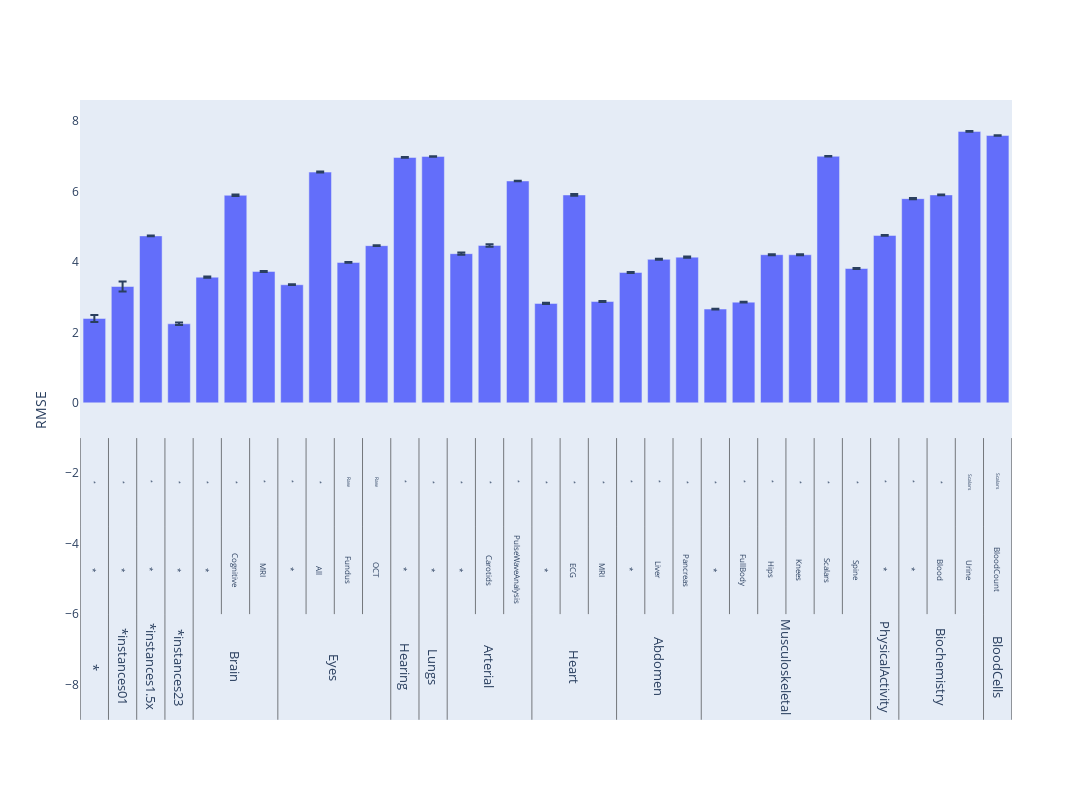

This figure's notebook cell:
### Code cell
import plotly.graph_objs as go

scores = pd.DataFrame(data_scores)

scores.set_index(["dimension", "subdimension", "sub_subdimension"], inplace=True)

if selected_dimension != "all":
    scores = scores.loc[[selected_dimension]]
    sorted_dimensions = scores.loc[[selected_dimension]].index.drop_duplicates()
else:
    if dimensions_selection != "without_ensemble_models":
        sorted_dimensions = scores.loc[CUSTOM_ORDER].index.drop_duplicates()
    else:
        sorted_dimensions = scores.loc[pd.Index(CUSTOM_ORDER).drop(["*", "*instances01", "*instances1.5x", "*instances23"])].index.drop_duplicates()

x_positions = pd.DataFrame(np.arange(5, 10 * len(sorted_dimensions) + 5, 10), index=sorted_dimensions, columns=["x_position"])

fig = go.Figure()
fig.update_layout(
    xaxis={
        "tickvals": np.arange(5, 10 * len(sorted_dimensions) + 5, 10),
        "ticktext": [" - ".join(elem) for elem in sorted_dimensions.values],
    },
)

algorithms = scores["algorithm"].drop_duplicates()

hovertemplate = "%{x}, score: %{y:.3f} +- %{customdata[0]:.3f}, sample size: %{customdata[1]} <extra>%{customdata[2]}</extra>"

min_score = min(scores[metric].min(), 0)

for algorithm in algorithms:
    scores_algorithm = scores[scores["algorithm"] == algorithm]
    x_positions.loc[scores_algorithm.index]

    customdata = np.dstack((scores_algorithm[f"{metric}_std"].values.flatten(), scores_algorithm["sample_size"].values.flatten(), [algorithm] * len(scores_algorithm.index)))[0]
    fig.add_bar(
        x=x_positions.loc[scores_algorithm.index].values.flatten(),
        y=scores_algorithm[metric],
        error_y={"array": scores_algorithm[f"{metric}_std"], "type": "data"},
        name=algorithm,
        hovertemplate=hovertemplate,
        customdata=customdata
    )

dimensions = sorted_dimensions.to_frame()[["dimension", "subdimension", "sub_subdimension"]].reset_index(drop=True)
dimensions["position"] = fig["layout"]["xaxis"]["tickvals"]
dimensions.set_index(["dimension", "subdimension", "sub_subdimension"], inplace=True)

lines = []
annotations = []

for dimension in dimensions.index.get_level_values("dimension").drop_duplicates():
    if metric == "r2":
        dimension_inner_margin = min_score -0.6
        dimension_outer_margin = min_score -0.9
    else:
        dimension_inner_margin = min_score -6
        dimension_outer_margin = min_score -9

    min_position = dimensions.loc[dimension].min()
    max_position = dimensions.loc[dimension].max()

    line, annotation = add_line_and_annotation(
        dimension,
        "x",
        "y",
        min_position,
        max_position,
        dimension_inner_margin,
        dimension_outer_margin,
        90,
        13,
    )

    lines.append(line)
    annotations.append(annotation)

    for subdimension in dimensions.loc[dimension].index.get_level_values("subdimension").drop_duplicates():
        if metric == "r2":
            subdimension_margin = min_score -0.35
        else:
            subdimension_margin = min_score -3.5       

        submin_position = dimensions.loc[(dimension, subdimension)].min()
        submax_position = dimensions.loc[(dimension, subdimension)].max()

        line, annotation = add_line_and_annotation(
            subdimension,
            "x",
            "y",
            submin_position,
            submax_position,
            subdimension_margin,
            dimension_inner_margin,
            90,
            8,
        )

        lines.append(line)
        annotations.append(annotation)
        for sub_subdimension in dimensions.loc[(dimension, subdimension)].index.get_level_values("sub_subdimension").drop_duplicates():
            if metric == "r2":
                sub_subdimension_margin = min_score - 0.1
            else:
                sub_subdimension_margin = min_score - 1                 

            sub_submin_position = dimensions.loc[(dimension, subdimension, sub_subdimension)].min()
            sub_submax_position = dimensions.loc[(dimension, subdimension, sub_subdimension)].max()

            line, annotation = add_line_and_annotation(
                sub_subdimension,
                "x",
                "y",
                sub_submin_position,
                sub_submax_position,
                sub_subdimension_margin,
                subdimension_margin,
                90,
                5,
            )

            lines.append(line)
            annotations.append(annotation)

# The final top/right line
line, _ = add_line_and_annotation(
    dimension,
    "x",
    "y",
    min_position,
    max_position,
    sub_subdimension_margin,
    dimension_outer_margin,
    0,
    10,
    final=True,
)

lines.append(line)

fig["layout"]["shapes"] = lines
fig["layout"]["annotations"] = annotations
fig.update_layout(xaxis={"showticklabels": False})

fig.update_layout(
    yaxis={"title": SCORES[metric], "showgrid": False, "zeroline": False},
    xaxis={"showgrid": False, "zeroline": False},
    height=800,
    width=2000,
)

fig.show()

### Figure 1 — Plotly figure (JSON) as saved in the notebook; plotly's stock layout.template omitted (floating-point values rounded to 4 significant figures)
{"data": [{"customdata": [["0.0996471946307259", "216", "*"], ["0.1436054578654563", "247", "*"], ["0.0127784349238899", "77317", "*"], ["0.0338997808111398", "2401", "*"], ["0.0143262993527528", "34445", "*"], ["0.0150392091128253", "43139", "*"], ["0.015692701891834", "34524", "*"], ["0.0328067183863045", "8009", "*"], ["0.034983133943064", "8357", "*"], ["0.009275768389468", "206535", "*"], ["0.0153055305523999", "73992", "*"], ["0.0086536753312037", "241155", "*"], ["0.0112884959431969", "155603", "*"], ["0.0181716147126482", "24159", "*"], ["0.0222010548103827", "31720", "*"], ["0.0147325596983539", "37402", "*"], ["0.0109001999647103", "57230", "*"], ["0.0143048302225366", "91360", "*"], ["0.0117205304915814", "82365", "*"], ["0.0118729152602091", "85364", "*"], ["0.01023440923689", "201277", "*"], ["0.016087279043694", "16709", "*"], ["0.0253305913283625", "21793", "*"], ["0.0116958493159964", "34091", "*"], ["0.006230220893627", "471001", "*"], ["0.0070423344195764", "381162", "*"], ["0.0099057374389188", "37367", "*"], ["0.010395931969897", "41092", "*"], ["0.0151963423899122", "41076", "*"], ["0.015687034156919", "38910", "*"], ["0.0065978639179406", "441571", "*"], ["0.0135532755101555", "40059", "*"], ["0.0128161847855935", "77317", "*"]], "error_y": {"array": [0.09965, 0.1436, 0.01278, 0.0339, 0.01433, 0.01504, 0.01569, 0.03281, 0.03498, 0.009276, 0.01531, 0.008654, 0.01129, 0.01817, 0.0222, 0.01473, 0.0109, 0.0143, 0.01172, 0.01187, 0.01023, 0.01609, 0.02533, 0.0117, 0.00623, 0.007042, 0.009906, 0.0104, 0.0152, 0.01569, 0.006598, 0.01355, 0.01282], "type": "data"}, "hovertemplate": "%{x}, score: %{y:.3f} +- %{customdata[0]:.3f}, sample size: %{customdata[1]} <extra>%{customdata[2]}</extra>", "name": "*", "type": "bar", "x": [5, 15, 25, 35, 195, 205, 215, 135, 145, 155, 295, 305, 315, 45, 55, 65, 75, 85, 95, 105, 115, 165, 175, 185, 325, 125, 225, 235, 245, 255, 265, 275, 285], "y": [2.398, 3.305, 4.743, 2.245, 3.703, 4.077, 4.139, 4.237, 4.472, 6.302, 5.801, 5.906, 7.71, 3.57, 5.896, 3.733, 3.356, 6.555, 3.988, 4.466, 6.971, 2.825, 5.905, 2.879, 7.595, 7.0, 2.665, 2.861, 4.209, 4.207, 7.004, 3.816, 4.756]}], "layout": {"annotations": [{"font": {"size": 13}, "showarrow": false, "text": "*", "textangle": 90, "x": 5, "xref": "x", "y": -7.5, "yref": "y"}, {"font": {"size": 8}, "showarrow": false, "text": "*", "textangle": 90, "x": 5, "xref": "x", "y": -4.75, "yref": "y"}, {"font": {"size": 5}, "showarrow": false, "text": "*", "textangle": 90, "x": 5, "xref": "x", "y": -2.25, "yref": "y"}, {"font": {"size": 13}, "showarrow": false, "text": "*instances01", "textangle": 90, "x": 15, "xref": "x", "y": -7.5, "yref": "y"}, {"font": {"size": 8}, "showarrow": false, "text": "*", "textangle": 90, "x": 15, "xref": "x", "y": -4.75, "yref": "y"}, {"font": {"size": 5}, "showarrow": false, "text": "*", "textangle": 90, "x": 15, "xref": "x", "y": -2.25, "yref": "y"}, {"font": {"size": 13}, "showarrow": false, "text": "*instances1.5x", "textangle": 90, "x": 25, "xref": "x", "y": -7.5, "yref": "y"}, {"font": {"size": 8}, "showarrow": false, "text": "*", "textangle": 90, "x": 25, "xref": "x", "y": -4.75, "yref": "y"}, {"font": {"size": 5}, "showarrow": false, "text": "*", "textangle": 90, "x": 25, "xref": "x", "y": -2.25, "yref": "y"}, {"font": {"size": 13}, "showarrow": false, "text": "*instances23", "textangle": 90, "x": 35, "xref": "x", "y": -7.5, "yref": "y"}, {"font": {"size": 8}, "showarrow": false, "text": "*", "textangle": 90, "x": 35, "xref": "x", "y": -4.75, "yref": "y"}, {"font": {"size": 5}, "showarrow": false, "text": "*", "textangle": 90, "x": 35, "xref": "x", "y": -2.25, "yref": "y"}, {"font": {"size": 13}, "showarrow": false, "text": "Brain", "textangle": 90, "x": 55, "xref": "x", "y": -7.5, "yref": "y"}, {"font": {"size": 8}, "showarrow": false, "text": "*", "textangle": 90, "x": 45, "xref": "x", "y": -4.75, "yref": "y"}, {"font": {"size": 5}, "showarrow": false, "text": "*", "textangle": 90, "x": 45, "xref": "x", "y": -2.25, "yref": "y"}, {"font": {"size": 8}, "showarrow": false, "text": "Cognitive", "textangle": 90, "x": 55, "xref": "x", "y": -4.75, "yref": "y"}, {"font": {"size": 5}, "showarrow": false, "text": "*", "textangle": 90, "x": 55, "xref": "x", "y": -2.25, "yref": "y"}, {"font": {"size": 8}, "showarrow": false, "text": "MRI", "textangle": 90, "x": 65, "xref": "x", "y": -4.75, "yref": "y"}, {"font": {"size": 5}, "showarrow": false, "text": "*", "textangle": 90, "x": 65, "xref": "x", "y": -2.25, "yref": "y"}, {"font": {"size": 13}, "showarrow": false, "text": "Eyes", "textangle": 90, "x": 90, "xref": "x", "y": -7.5, "yref": "y"}, {"font": {"size": 8}, "showarrow": false, "text": "*", "textangle": 90, "x": 75, "xref": "x", "y": -4.75, "yref": "y"}, {"font": {"size": 5}, "showarrow": false, "text": "*", "textangle": 90, "x": 75, "xref": "x", "y": -2.25, "yref": "y"}, {"font": {"size": 8}, "showarrow": false, "text": "All", "textangle": 90, "x": 85, "xref": "x", "y": -4.75, "yref": "y"}, {"font": {"size": 5}, "showarrow": false, "text": "*", "textangle": 90, "x": 85, "xref": "x", "y": -2.25, "yref": "y"}, {"font": {"size": 8}, "showarrow": false, "text": "Fundus", "textangle": 90, "x": 95, "xref": "x", "y": -4.75, "yref": "y"}, {"font": {"size": 5}, "showarrow": false, "text": "Raw", "textangle": 90, "x": 95, "xref": "x", "y": -2.25, "yref": "y"}, {"font": {"size": 8}, "showarrow": false, "text": "OCT", "textangle": 90, "x": 105, "xref": "x", "y": -4.75, "yref": "y"}, {"font": {"size": 5}, "showarrow": false, "text": "Raw", "textangle": 90, "x": 105, "xref": "x", "y": -2.25, "yref": "y"}, {"font": {"size": 13}, "showarrow": false, "text": "Hearing", "textangle": 90, "x": 115, "xref": "x", "y": -7.5, "yref": "y"}, {"font": {"size": 8}, "showarrow": false, "text": "*", "textangle": 90, "x": 115, "xref": "x", "y": -4.75, "yref": "y"}, {"font": {"size": 5}, "showarrow": false, "text": "*", "textangle": 90, "x": 115, "xref": "x", "y": -2.25, "yref": "y"}, {"font": {"size": 13}, "showarrow": false, "text": "Lungs", "textangle": 90, "x": 125, "xref": "x", "y": -7.5, "yref": "y"}, {"font": {"size": 8}, "showarrow": false, "text": "*", "textangle": 90, "x": 125, "xref": "x", "y": -4.75, "yref": "y"}, {"font": {"size": 5}, "showarrow": false, "text": "*", "textangle": 90, "x": 125, "xref": "x", "y": -2.25, "yref": "y"}, {"font": {"size": 13}, "showarrow": false, "text": "Arterial", "textangle": 90, "x": 145, "xref": "x", "y": -7.5, "yref": "y"}, {"font": {"size": 8}, "showarrow": false, "text": "*", "textangle": 90, "x": 135, "xref": "x", "y": -4.75, "yref": "y"}, {"font": {"size": 5}, "showarrow": false, "text": "*", "textangle": 90, "x": 135, "xref": "x", "y": -2.25, "yref": "y"}, {"font": {"size": 8}, "showarrow": false, "text": "Carotids", "textangle": 90, "x": 145, "xref": "x", "y": -4.75, "yref": "y"}, {"font": {"size": 5}, "showarrow": false, "text": "*", "textangle": 90, "x": 145, "xref": "x", "y": -2.25, "yref": "y"}, {"font": {"size": 8}, "showarrow": false, "text": "PulseWaveAnalysis", "textangle": 90, "x": 155, "xref": "x", "y": -4.75, "yref": "y"}, {"font": {"size": 5}, "showarrow": false, "text": "*", "textangle": 90, "x": 155, "xref": "x", "y": -2.25, "yref": "y"}, {"font": {"size": 13}, "showarrow": false, "text": "Heart", "textangle": 90, "x": 175, "xref": "x", "y": -7.5, "yref": "y"}, {"font": {"size": 8}, "showarrow": false, "text": "*", "textangle": 90, "x": 165, "xref": "x", "y": -4.75, "yref": "y"}, {"font": {"size": 5}, "showarrow": false, "text": "*", "textangle": 90, "x": 165, "xref": "x", "y": -2.25, "yref": "y"}, {"font": {"size": 8}, "showarrow": false, "text": "ECG", "textangle": 90, "x": 175, "xref": "x", "y": -4.75, "yref": "y"}, {"font": {"size": 5}, "showarrow": false, "text": "*", "textangle": 90, "x": 175, "xref": "x", "y": -2.25, "yref": "y"}, {"font": {"size": 8}, "showarrow": false, "text": "MRI", "textangle": 90, "x": 185, "xref": "x", "y": -4.75, "yref": "y"}, {"font": {"size": 5}, "showarrow": false, "text": "*", "textangle": 90, "x": 185, "xref": "x", "y": -2.25, "yref": "y"}, {"font": {"size": 13}, "showarrow": false, "text": "Abdomen", "textangle": 90, "x": 205, "xref": "x", "y": -7.5, "yref": "y"}, {"font": {"size": 8}, "showarrow": false, "text": "*", "textangle": 90, "x": 195, "xref": "x", "y": -4.75, "yref": "y"}, {"font": {"size": 5}, "showarrow": false, "text": "*", "textangle": 90, "x": 195, "xref": "x", "y": -2.25, "yref": "y"}, {"font": {"size": 8}, "showarrow": false, "text": "Liver", "textangle": 90, "x": 205, "xref": "x", "y": -4.75, "yref": "y"}, {"font": {"size": 5}, "showarrow": false, "text": "*", "textangle": 90, "x": 205, "xref": "x", "y": -2.25, "yref": "y"}, {"font": {"size": 8}, "showarrow": false, "text": "Pancreas", "textangle": 90, "x": 215, "xref": "x", "y": -4.75, "yref": "y"}, {"font": {"size": 5}, "showarrow": false, "text": "*", "textangle": 90, "x": 215, "xref": "x", "y": -2.25, "yref": "y"}, {"font": {"size": 13}, "showarrow": false, "text": "Musculoskeletal", "textangle": 90, "x": 250, "xref": "x", "y": -7.5, "yref": "y"}, {"font": {"size": 8}, "showarrow": false, "text": "*", "textangle": 90, "x": 225, "xref": "x", "y": -4.75, "yref": "y"}, {"font": {"size": 5}, "showarrow": false, "text": "*", "textangle": 90, "x": 225, "xref": "x", "y": -2.25, "yref": "y"}, {"font": {"size": 8}, "showarrow": false, "text": "FullBody", "textangle": 90, "x": 235, "xref": "x", "y": -4.75, "yref": "y"}, {"font": {"size": 5}, "showarrow": false, "text": "*", "textangle": 90, "x": 235, "xref": "x", "y": -2.25, "yref": "y"}, {"font": {"size": 8}, "showarrow": false, "text": "Hips", "textangle": 90, "x": 245, "xref": "x", "y": -4.75, "yref": "y"}, {"font": {"size": 5}, "showarrow": false, "text": "*", "textangle": 90, "x": 245, "xref": "x", "y": -2.25, "yref": "y"}, {"font": {"size": 8}, "showarrow": false, "text": "Knees", "textangle": 90, "x": 255, "xref": "x", "y": -4.75, "yref": "y"}, {"font": {"size": 5}, "showarrow": false, "text": "*", "textangle": 90, "x": 255, "xref": "x", "y": -2.25, "yref": "y"}, {"font": {"size": 8}, "showarrow": false, "text": "Scalars", "textangle": 90, "x": 265, "xref": "x", "y": -4.75, "yref": "y"}, {"font": {"size": 5}, "showarrow": false, "text": "*", "textangle": 90, "x": 265, "xref": "x", "y": -2.25, "yref": "y"}, {"font": {"size": 8}, "showarrow": false, "text": "Spine", "textangle": 90, "x": 275, "xref": "x", "y": -4.75, "yref": "y"}, {"font": {"size": 5}, "showarrow": false, "text": "*", "textangle": 90, "x": 275, "xref": "x", "y": -2.25, "yref": "y"}, {"font": {"size": 13}, "showarrow": false, "text": "PhysicalActivity", "textangle": 90, "x": 285, "xref": "x", "y": -7.5, "yref": "y"}, {"font": {"size": 8}, "showarrow": false, "text": "*", "textangle": 90, "x": 285, "xref": "x", "y": -4.75, "yref": "y"}, {"font": {"size": 5}, "showarrow": false, "text": "*", "textangle": 90, "x": 285, "xref": "x", "y": -2.25, "yref": "y"}, {"font": {"size": 13}, "showarrow": false, "text": "Biochemistry", "textangle": 90, "x": 305, "xref": "x", "y": -7.5, "yref": "y"}, {"font": {"size": 8}, "showarrow": false, "text": "*", "textangle": 90, "x": 295, "xref": "x", "y": -4.75, "yref": "y"}, {"font": {"size": 5}, "showarrow": false, "text": "*", "textangle": 90, "x": 295, "xref": "x", "y": -2.25, "yref": "y"}, {"font": {"size": 8}, "showarrow": false, "text": "Blood", "textangle": 90, "x": 305, "xref": "x", "y": -4.75, "yref": "y"}, {"font": {"size": 5}, "showarrow": false, "text": "*", "textangle": 90, "x": 305, "xref": "x", "y": -2.25, "yref": "y"}, {"font": {"size": 8}, "showarrow": false, "text": "Urine", "textangle": 90, "x": 315, "xref": "x", "y": -4.75, "yref": "y"}, {"font": {"size": 5}, "showarrow": false, "text": "Scalars", "textangle": 90, "x": 315, "xref": "x", "y": -2.25, "yref": "y"}, {"font": {"size": 13}, "showarrow": false, "text": "BloodCells", "textangle": 90, "x": 325, "xref": "x", "y": -7.5, "yref": "y"}, {"font": {"size": 8}, "showarrow": false, "text": "BloodCount", "textangle": 90, "x": 325, "xref": "x", "y": -4.75, "yref": "y"}, {"font": {"size": 5}, "showarrow": false, "text": "Scalars", "textangle": 90, "x": 325, "xref": "x", "y": -2.25, "yref": "y"}], "height": 800, "shapes": [{"line": {"color": "Black", "width": 0.5}, "type": "line", "x0": 0, "x1": 0, "xref": "x", "y0": -6, "y1": -9, "yref": "y"}, {"line": {"color": "Black", "width": 0.5}, "type": "line", "x0": 0, "x1": 0, "xref": "x", "y0": -3.5, "y1": -6, "yref": "y"}, {"line": {"color": "Black", "width": 0.5}, "type": "line", "x0": 0, "x1": 0, "xref": "x", "y0": -1, "y1": -3.5, "yref": "y"}, {"line": {"color": "Black", "width": 0.5}, "type": "line", "x0": 10, "x1": 10, "xref": "x", "y0": -6, "y1": -9, "yref": "y"}, {"line": {"color": "Black", "width": 0.5}, "type": "line", "x0": 10, "x1": 10, "xref": "x", "y0": -3.5, "y1": -6, "yref": "y"}, {"line": {"color": "Black", "width": 0.5}, "type": "line", "x0": 10, "x1": 10, "xref": "x", "y0": -1, "y1": -3.5, "yref": "y"}, {"line": {"color": "Black", "width": 0.5}, "type": "line", "x0": 20, "x1": 20, "xref": "x", "y0": -6, "y1": -9, "yref": "y"}, {"line": {"color": "Black", "width": 0.5}, "type": "line", "x0": 20, "x1": 20, "xref": "x", "y0": -3.5, "y1": -6, "yref": "y"}, {"line": {"color": "Black", "width": 0.5}, "type": "line", "x0": 20, "x1": 20, "xref": "x", "y0": -1, "y1": -3.5, "yref": "y"}, {"line": {"color": "Black", "width": 0.5}, "type": "line", "x0": 30, "x1": 30, "xref": "x", "y0": -6, "y1": -9, "yref": "y"}, {"line": {"color": "Black", "width": 0.5}, "type": "line", "x0": 30, "x1": 30, "xref": "x", "y0": -3.5, "y1": -6, "yref": "y"}, {"line": {"color": "Black", "width": 0.5}, "type": "line", "x0": 30, "x1": 30, "xref": "x", "y0": -1, "y1": -3.5, "yref": "y"}, {"line": {"color": "Black", "width": 0.5}, "type": "line", "x0": 40, "x1": 40, "xref": "x", "y0": -6, "y1": -9, "yref": "y"}, {"line": {"color": "Black", "width": 0.5}, "type": "line", "x0": 40, "x1": 40, "xref": "x", "y0": -3.5, "y1": -6, "yref": "y"}, {"line": {"color": "Black", "width": 0.5}, "type": "line", "x0": 40, "x1": 40, "xref": "x", "y0": -1, "y1": -3.5, "yref": "y"}, {"line": {"color": "Black", "width": 0.5}, "type": "line", "x0": 50, "x1": 50, "xref": "x", "y0": -3.5, "y1": -6, "yref": "y"}, {"line": {"color": "Black", "width": 0.5}, "type": "line", "x0": 50, "x1": 50, "xref": "x", "y0": -1, "y1": -3.5, "yref": "y"}, {"line": {"color": "Black", "width": 0.5}, "type": "line", "x0": 60, "x1": 60, "xref": "x", "y0": -3.5, "y1": -6, "yref": "y"}, {"line": {"color": "Black", "width": 0.5}, "type": "line", "x0": 60, "x1": 60, "xref": "x", "y0": -1, "y1": -3.5, "yref": "y"}, {"line": {"color": "Black", "width": 0.5}, "type": "line", "x0": 70, "x1": 70, "xref": "x", "y0": -6, "y1": -9, "yref": "y"}, {"line": {"color": "Black", "width": 0.5}, "type": "line", "x0": 70, "x1": 70, "xref": "x", "y0": -3.5, "y1": -6, "yref": "y"}, {"line": {"color": "Black", "width": 0.5}, "type": "line", "x0": 70, "x1": 70, "xref": "x", "y0": -1, "y1": -3.5, "yref": "y"}, {"line": {"color": "Black", "width": 0.5}, "type": "line", "x0": 80, "x1": 80, "xref": "x", "y0": -3.5, "y1": -6, "yref": "y"}, {"line": {"color": "Black", "width": 0.5}, "type": "line", "x0": 80, "x1": 80, "xref": "x", "y0": -1, "y1": -3.5, "yref": "y"}, {"line": {"color": "Black", "width": 0.5}, "type": "line", "x0": 90, "x1": 90, "xref": "x", "y0": -3.5, "y1": -6, "yref": "y"}, {"line": {"color": "Black", "width": 0.5}, "type": "line", "x0": 90, "x1": 90, "xref": "x", "y0": -1, "y1": -3.5, "yref": "y"}, {"line": {"color": "Black", "width": 0.5}, "type": "line", "x0": 100, "x1": 100, "xref": "x", "y0": -3.5, "y1": -6, "yref": "y"}, {"line": {"color": "Black", "width": 0.5}, "type": "line", "x0": 100, "x1": 100, "xref": "x", "y0": -1, "y1": -3.5, "yref": "y"}, {"line": {"color": "Black", "width": 0.5}, "type": "line", "x0": 110, "x1": 110, "xref": "x", "y0": -6, "y1": -9, "yref": "y"}, {"line": {"color": "Black", "width": 0.5}, "type": "line", "x0": 110, "x1": 110, "xref": "x", "y0": -3.5, "y1": -6, "yref": "y"}, {"line": {"color": "Black", "width": 0.5}, "type": "line", "x0": 110, "x1": 110, "xref": "x", "y0": -1, "y1": -3.5, "yref": "y"}, {"line": {"color": "Black", "width": 0.5}, "type": "line", "x0": 120, "x1": 120, "xref": "x", "y0": -6, "y1": -9, "yref": "y"}, {"line": {"color": "Black", "width": 0.5}, "type": "line", "x0": 120, "x1": 120, "xref": "x", "y0": -3.5, "y1": -6, "yref": "y"}, {"line": {"color": "Black", "width": 0.5}, "type": "line", "x0": 120, "x1": 120, "xref": "x", "y0": -1, "y1": -3.5, "yref": "y"}, {"line": {"color": "Black", "width": 0.5}, "type": "line", "x0": 130, "x1": 130, "xref": "x", "y0": -6, "y1": -9, "yref": "y"}, {"line": {"color": "Black", "width": 0.5}, "type": "line", "x0": 130, "x1": 130, "xref": "x", "y0": -3.5, "y1": -6, "yref": "y"}, {"line": {"color": "Black", "width": 0.5}, "type": "line", "x0": 130, "x1": 130, "xref": "x", "y0": -1, "y1": -3.5, "yref": "y"}, {"line": {"color": "Black", "width": 0.5}, "type": "line", "x0": 140, "x1": 140, "xref": "x", "y0": -3.5, "y1": -6, "yref": "y"}, {"line": {"color": "Black", "width": 0.5}, "type": "line", "x0": 140, "x1": 140, "xref": "x", "y0": -1, "y1": -3.5, "yref": "y"}, {"line": {"color": "Black", "width": 0.5}, "type": "line", "x0": 150, "x1": 150, "xref": "x", "y0": -3.5, "y1": -6, "yref": "y"}, {"line": {"color": "Black", "width": 0.5}, "type": "line", "x0": 150, "x1": 150, "xref": "x", "y0": -1, "y1": -3.5, "yref": "y"}, {"line": {"color": "Black", "width": 0.5}, "type": "line", "x0": 160, "x1": 160, "xref": "x", "y0": -6, "y1": -9, "yref": "y"}, {"line": {"color": "Black", "width": 0.5}, "type": "line", "x0": 160, "x1": 160, "xref": "x", "y0": -3.5, "y1": -6, "yref": "y"}, {"line": {"color": "Black", "width": 0.5}, "type": "line", "x0": 160, "x1": 160, "xref": "x", "y0": -1, "y1": -3.5, "yref": "y"}, {"line": {"color": "Black", "width": 0.5}, "type": "line", "x0": 170, "x1": 170, "xref": "x", "y0": -3.5, "y1": -6, "yref": "y"}, {"line": {"color": "Black", "width": 0.5}, "type": "line", "x0": 170, "x1": 170, "xref": "x", "y0": -1, "y1": -3.5, "yref": "y"}, {"line": {"color": "Black", "width": 0.5}, "type": "line", "x0": 180, "x1": 180, "xref": "x", "y0": -3.5, "y1": -6, "yref": "y"}, {"line": {"color": "Black", "width": 0.5}, "type": "line", "x0": 180, "x1": 180, "xref": "x", "y0": -1, "y1": -3.5, "yref": "y"}, {"line": {"color": "Black", "width": 0.5}, "type": "line", "x0": 190, "x1": 190, "xref": "x", "y0": -6, "y1": -9, "yref": "y"}, {"line": {"color": "Black", "width": 0.5}, "type": "line", "x0": 190, "x1": 190, "xref": "x", "y0": -3.5, "y1": -6, "yref": "y"}, {"line": {"color": "Black", "width": 0.5}, "type": "line", "x0": 190, "x1": 190, "xref": "x", "y0": -1, "y1": -3.5, "yref": "y"}, {"line": {"color": "Black", "width": 0.5}, "type": "line", "x0": 200, "x1": 200, "xref": "x", "y0": -3.5, "y1": -6, "yref": "y"}, {"line": {"color": "Black", "width": 0.5}, "type": "line", "x0": 200, "x1": 200, "xref": "x", "y0": -1, "y1": -3.5, "yref": "y"}, {"line": {"color": "Black", "width": 0.5}, "type": "line", "x0": 210, "x1": 210, "xref": "x", "y0": -3.5, "y1": -6, "yref": "y"}, {"line": {"color": "Black", "width": 0.5}, "type": "line", "x0": 210, "x1": 210, "xref": "x", "y0": -1, "y1": -3.5, "yref": "y"}, {"line": {"color": "Black", "width": 0.5}, "type": "line", "x0": 220, "x1": 220, "xref": "x", "y0": -6, "y1": -9, "yref": "y"}, {"line": {"color": "Black", "width": 0.5}, "type": "line", "x0": 220, "x1": 220, "xref": "x", "y0": -3.5, "y1": -6, "yref": "y"}, {"line": {"color": "Black", "width": 0.5}, "type": "line", "x0": 220, "x1": 220, "xref": "x", "y0": -1, "y1": -3.5, "yref": "y"}, {"line": {"color": "Black", "width": 0.5}, "type": "line", "x0": 230, "x1": 230, "xref": "x", "y0": -3.5, "y1": -6, "yref": "y"}, {"line": {"color": "Black", "width": 0.5}, "type": "line", "x0": 230, "x1": 230, "xref": "x", "y0": -1, "y1": -3.5, "yref": "y"}, {"line": {"color": "Black", "width": 0.5}, "type": "line", "x0": 240, "x1": 240, "xref": "x", "y0": -3.5, "y1": -6, "yref": "y"}, {"line": {"color": "Black", "width": 0.5}, "type": "line", "x0": 240, "x1": 240, "xref": "x", "y0": -1, "y1": -3.5, "yref": "y"}, {"line": {"color": "Black", "width": 0.5}, "type": "line", "x0": 250, "x1": 250, "xref": "x", "y0": -3.5, "y1": -6, "yref": "y"}, {"line": {"color": "Black", "width": 0.5}, "type": "line", "x0": 250, "x1": 250, "xref": "x", "y0": -1, "y1": -3.5, "yref": "y"}, {"line": {"color": "Black", "width": 0.5}, "type": "line", "x0": 260, "x1": 260, "xref": "x", "y0": -3.5, "y1": -6, "yref": "y"}, {"line": {"color": "Black", "width": 0.5}, "type": "line", "x0": 260, "x1": 260, "xref": "x", "y0": -1, "y1": -3.5, "yref": "y"}, {"line": {"color": "Black", "width": 0.5}, "type": "line", "x0": 270, "x1": 270, "xref": "x", "y0": -3.5, "y1": -6, "yref": "y"}, {"line": {"color": "Black", "width": 0.5}, "type": "line", "x0": 270, "x1": 270, "xref": "x", "y0": -1, "y1": -3.5, "yref": "y"}, {"line": {"color": "Black", "width": 0.5}, "type": "line", "x0": 280, "x1": 280, "xref": "x", "y0": -6, "y1": -9, "yref": "y"}, {"line": {"color": "Black", "width": 0.5}, "type": "line", "x0": 280, "x1": 280, "xref": "x", "y0": -3.5, "y1": -6, "yref": "y"}, {"line": {"color": "Black", "width": 0.5}, "type": "line", "x0": 280, "x1": 280, "xref": "x", "y0": -1, "y1": -3.5, "yref": "y"}, {"line": {"color": "Black", "width": 0.5}, "type": "line", "x0": 290, "x1": 290, "xref": "x", "y0": -6, "y1": -9, "yref": "y"}, {"line": {"color": "Black", "width": 0.5}, "type": "line", "x0": 290, "x1": 290, "xref": "x", "y0": -3.5, "y1": -6, "yref": "y"}, {"line": {"color": "Black", "width": 0.5}, "type": "line", "x0": 290, "x1": 290, "xref": "x", "y0": -1, "y1": -3.5, "yref": "y"}, {"line": {"color": "Black", "width": 0.5}, "type": "line", "x0": 300, "x1": 300, "xref": "x", "y0": -3.5, "y1": -6, "yref": "y"}, {"line": {"color": "Black", "width": 0.5}, "type": "line", "x0": 300, "x1": 300, "xref": "x", "y0": -1, "y1": -3.5, "yref": "y"}, {"line": {"color": "Black", "width": 0.5}, "type": "line", "x0": 310, "x1": 310, "xref": "x", "y0": -3.5, "y1": -6, "yref": "y"}, {"line": {"color": "Black", "width": 0.5}, "type": "line", "x0": 310, "x1": 310, "xref": "x", "y0": -1, "y1": -3.5, "yref": "y"}, {"line": {"color": "Black", "width": 0.5}, "type": "line", "x0": 320, "x1": 320, "xref": "x", "y0": -6, "y1": -9, "yref": "y"}, {"line": {"color": "Black", "width": 0.5}, "type": "line", "x0": 320, "x1": 320, "xref": "x", "y0": -3.5, "y1": -6, "yref": "y"}, {"line": {"color": "Black", "width": 0.5}, "type": "line", "x0": 320, "x1": 320, "xref": "x", "y0": -1, "y1": -3.5, "yref": "y"}, {"line": {"color": "Black", "width": 0.5}, "type": "line", "x0": 330, "x1": 330, "xref": "x", "y0": -1, "y1": -9, "yref": "y"}], "width": 2000, "xaxis": {"showgrid": false, "showticklabels": false, "ticktext": ["* - * - *", "*instances01 - * - *", "*instances1.5x - * - *", "*instances23 - * - *", "Brain - * - *", "Brain - Cognitive - *", "Brain - MRI - *", "Eyes - * - *", "Eyes - All - *", "Eyes - Fundus - Raw", "Eyes - OCT - Raw", "Hearing - * - *", "Lungs - * - *", "Arterial - * - *", "Arterial - Carotids - *", "Arterial - PulseWaveAnalysis - *", "Heart - * - *", "Heart - ECG - *", "Heart - MRI - *", "Abdomen - * - *", "Abdomen - Liver - *", "Abdomen - Pancreas - *", "Musculoskeletal - * - *", "Musculoskeletal - FullBody - *", "Musculoskeletal - Hips - *", "Musculoskeletal - Knees - *", "Musculoskeletal - Scalars - *", "Musculoskeletal - Spine - *", "PhysicalActivity - * - *", "Biochemistry - * - *", "Biochemistry - Blood - *", "Biochemistry - Urine - Scalars", "BloodCells - BloodCount - Scalars"], "tickvals": [5, 15, 25, 35, 45, 55, 65, 75, 85, 95, 105, 115, 125, 135, 145, 155, 165, 175, 185, 195, 205, 215, 225, 235, 245, 255, 265, 275, 285, 295, 305, 315, 325], "zeroline": false}, "yaxis": {"showgrid": false, "title": {"text": "RMSE"}, "zeroline": false}}}
